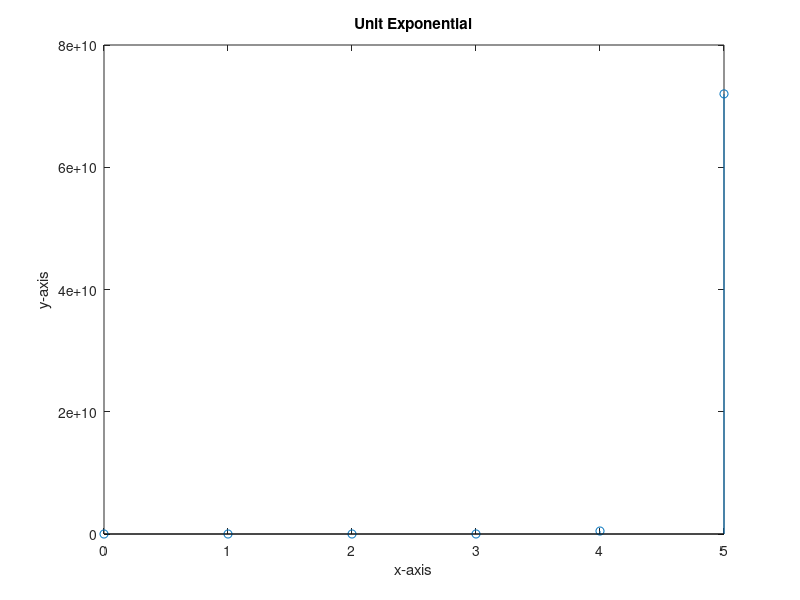

MATLAB code for this plot:
clc; clear all; close all;
n=input("Enter length of ip sequence");
t=0:n;
a=input("Enter the a value");
y=exp(a*t);
figure(4);
stem(t,y);
xlabel("x-axis");
ylabel("y-axis");
title("Unit Exponential");
